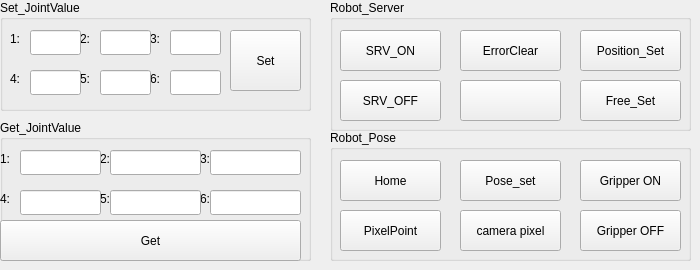
          <widget class="QWidget" name="tab_2">
           <attribute name="title">
            <string>Robot Setting</string>
           </attribute>
           <widget class="QGroupBox" name="groupBox_3">
            <property name="geometry">
             <rect>
              <x>330</x>
              <y>0</y>
              <width>361</width>
              <height>131</height>
             </rect>
            </property>
            <property name="title">
             <string>Robot_Server</string>
            </property>
            <widget class="QPushButton" name="btnSRV_ON">
             <property name="geometry">
              <rect>
               <x>10</x>
               <y>30</y>
               <width>101</width>
               <height>41</height>
              </rect>
             </property>
             <property name="text">
              <string>SRV_ON</string>
             </property>
            </widget>
            <widget class="QPushButton" name="btnSRV_OFF">
             <property name="geometry">
              <rect>
               <x>10</x>
               <y>80</y>
               <width>101</width>
               <height>41</height>
              </rect>
             </property>
             <property name="text">
              <string>SRV_OFF</string>
             </property>
            </widget>
            <widget class="QPushButton" name="btnPosition_Set">
             <property name="geometry">
              <rect>
               <x>250</x>
               <y>30</y>
               <width>101</width>
               <height>41</height>
              </rect>
             </property>
             <property name="text">
              <string>Position_Set</string>
             </property>
            </widget>
            <widget class="QPushButton" name="btnFree_Set">
             <property name="geometry">
              <rect>
               <x>250</x>
               <y>80</y>
               <width>101</width>
               <height>41</height>
              </rect>
             </property>
             <property name="text">
              <string>Free_Set</string>
             </property>
            </widget>
            <widget class="QPushButton" name="btnSRV_ErrorClear">
             <property name="geometry">
              <rect>
               <x>130</x>
               <y>30</y>
               <width>101</width>
               <height>41</height>
              </rect>
             </property>
             <property name="text">
              <string>ErrorClear</string>
             </property>
            </widget>
            <widget class="QPushButton" name="btnFree_Set_3">
             <property name="geometry">
              <rect>
               <x>130</x>
               <y>80</y>
               <width>101</width>
               <height>41</height>
              </rect>
             </property>
             <property name="text">
              <string/>
             </property>
            </widget>
           </widget>
           <widget class="QGroupBox" name="groupBox_4">
            <property name="geometry">
             <rect>
              <x>0</x>
              <y>0</y>
              <width>311</width>
              <height>111</height>
             </rect>
            </property>
            <property name="title">
             <string>Set_JointValue</string>
            </property>
            <widget class="QLabel" name="label_21">
             <property name="geometry">
              <rect>
               <x>150</x>
               <y>30</y>
               <width>21</width>
               <height>19</height>
              </rect>
             </property>
             <property name="frameShape">
              <enum>QFrame::NoFrame</enum>
             </property>
             <property name="frameShadow">
              <enum>QFrame::Raised</enum>
             </property>
             <property name="text">
              <string>&lt;html&gt;&lt;head/&gt;&lt;body&gt;&lt;p&gt;3:&lt;/p&gt;&lt;/body&gt;&lt;/html&gt;</string>
             </property>
            </widget>
            <widget class="QLabel" name="label_22">
             <property name="geometry">
              <rect>
               <x>10</x>
               <y>70</y>
               <width>21</width>
               <height>19</height>
              </rect>
             </property>
             <property name="frameShape">
              <enum>QFrame::NoFrame</enum>
             </property>
             <property name="frameShadow">
              <enum>QFrame::Raised</enum>
             </property>
             <property name="text">
              <string>&lt;html&gt;&lt;head/&gt;&lt;body&gt;&lt;p&gt;4:&lt;/p&gt;&lt;/body&gt;&lt;/html&gt;</string>
             </property>
            </widget>
            <widget class="QLineEdit" name="txtRobotSet_Jointvalue_3">
             <property name="geometry">
              <rect>
               <x>170</x>
               <y>30</y>
               <width>51</width>
               <height>25</height>
              </rect>
             </property>
             <property name="text">
              <string/>
             </property>
            </widget>
            <widget class="QLabel" name="label_23">
             <property name="geometry">
              <rect>
               <x>80</x>
               <y>30</y>
               <width>21</width>
               <height>19</height>
              </rect>
             </property>
             <property name="frameShape">
              <enum>QFrame::NoFrame</enum>
             </property>
             <property name="frameShadow">
              <enum>QFrame::Raised</enum>
             </property>
             <property name="text">
              <string>&lt;html&gt;&lt;head/&gt;&lt;body&gt;&lt;p&gt;2:&lt;/p&gt;&lt;/body&gt;&lt;/html&gt;</string>
             </property>
            </widget>
            <widget class="QLabel" name="label_24">
             <property name="geometry">
              <rect>
               <x>150</x>
               <y>70</y>
               <width>21</width>
               <height>19</height>
              </rect>
             </property>
             <property name="frameShape">
              <enum>QFrame::NoFrame</enum>
             </property>
             <property name="frameShadow">
              <enum>QFrame::Raised</enum>
             </property>
             <property name="text">
              <string>&lt;html&gt;&lt;head/&gt;&lt;body&gt;&lt;p&gt;6:&lt;/p&gt;&lt;/body&gt;&lt;/html&gt;</string>
             </property>
            </widget>
            <widget class="QLineEdit" name="txtRobotSet_Jointvalue_5">
             <property name="geometry">
              <rect>
               <x>100</x>
               <y>70</y>
               <width>51</width>
               <height>25</height>
              </rect>
             </property>
             <property name="text">
              <string/>
             </property>
            </widget>
            <widget class="QLabel" name="label_25">
             <property name="geometry">
              <rect>
               <x>80</x>
               <y>70</y>
               <width>21</width>
               <height>19</height>
              </rect>
             </property>
             <property name="frameShape">
              <enum>QFrame::NoFrame</enum>
             </property>
             <property name="frameShadow">
              <enum>QFrame::Raised</enum>
             </property>
             <property name="text">
              <string>&lt;html&gt;&lt;head/&gt;&lt;body&gt;&lt;p&gt;5:&lt;/p&gt;&lt;/body&gt;&lt;/html&gt;</string>
             </property>
            </widget>
            <widget class="QLineEdit" name="txtRobotSet_Jointvalue_1">
             <property name="geometry">
              <rect>
               <x>30</x>
               <y>30</y>
               <width>51</width>
               <height>25</height>
              </rect>
             </property>
             <property name="text">
              <string/>
             </property>
            </widget>
            <widget class="QLineEdit" name="txtRobotSet_Jointvalue_6">
             <property name="geometry">
              <rect>
               <x>170</x>
               <y>70</y>
               <width>51</width>
               <height>25</height>
              </rect>
             </property>
             <property name="text">
              <string/>
             </property>
            </widget>
            <widget class="QLineEdit" name="txtRobotSet_Jointvalue_2">
             <property name="geometry">
              <rect>
               <x>100</x>
               <y>30</y>
               <width>51</width>
               <height>25</height>
              </rect>
             </property>
             <property name="text">
              <string/>
             </property>
            </widget>
            <widget class="QLineEdit" name="txtRobotSet_Jointvalue_4">
             <property name="geometry">
              <rect>
               <x>30</x>
               <y>70</y>
               <width>51</width>
               <height>25</height>
              </rect>
             </property>
             <property name="text">
              <string/>
             </property>
            </widget>
            <widget class="QLabel" name="label_26">
             <property name="geometry">
              <rect>
               <x>10</x>
               <y>30</y>
               <width>21</width>
               <height>19</height>
              </rect>
             </property>
             <property name="frameShape">
              <enum>QFrame::NoFrame</enum>
             </property>
             <property name="frameShadow">
              <enum>QFrame::Raised</enum>
             </property>
             <property name="text">
              <string>&lt;html&gt;&lt;head/&gt;&lt;body&gt;&lt;p&gt;1:&lt;/p&gt;&lt;/body&gt;&lt;/html&gt;</string>
             </property>
            </widget>
            <widget class="QPushButton" name="btnRobot_SetJoint">
             <property name="geometry">
              <rect>
               <x>230</x>
               <y>30</y>
               <width>71</width>
               <height>61</height>
              </rect>
             </property>
             <property name="text">
              <string>Set</string>
             </property>
            </widget>
           </widget>
           <widget class="QGroupBox" name="groupBox_5">
            <property name="geometry">
             <rect>
              <x>0</x>
              <y>120</y>
              <width>311</width>
              <height>141</height>
             </rect>
            </property>
            <property name="title">
             <string>Get_JointValue</string>
            </property>
            <widget class="QLabel" name="label_27">
             <property name="geometry">
              <rect>
               <x>200</x>
               <y>30</y>
               <width>21</width>
               <height>19</height>
              </rect>
             </property>
             <property name="frameShape">
              <enum>QFrame::NoFrame</enum>
             </property>
             <property name="frameShadow">
              <enum>QFrame::Raised</enum>
             </property>
             <property name="text">
              <string>&lt;html&gt;&lt;head/&gt;&lt;body&gt;&lt;p&gt;3:&lt;/p&gt;&lt;/body&gt;&lt;/html&gt;</string>
             </property>
            </widget>
            <widget class="QLabel" name="label_28">
             <property name="geometry">
              <rect>
               <x>0</x>
               <y>70</y>
               <width>21</width>
               <height>19</height>
              </rect>
             </property>
             <property name="frameShape">
              <enum>QFrame::NoFrame</enum>
             </property>
             <property name="frameShadow">
              <enum>QFrame::Raised</enum>
             </property>
             <property name="text">
              <string>&lt;html&gt;&lt;head/&gt;&lt;body&gt;&lt;p&gt;4:&lt;/p&gt;&lt;/body&gt;&lt;/html&gt;</string>
             </property>
            </widget>
            <widget class="QLineEdit" name="txtRobotGet_Jointvalue_3">
             <property name="geometry">
              <rect>
               <x>210</x>
               <y>30</y>
               <width>91</width>
               <height>25</height>
              </rect>
             </property>
             <property name="text">
              <string/>
             </property>
            </widget>
            <widget class="QLabel" name="label_29">
             <property name="geometry">
              <rect>
               <x>100</x>
               <y>30</y>
               <width>21</width>
               <height>19</height>
              </rect>
             </property>
             <property name="frameShape">
              <enum>QFrame::NoFrame</enum>
             </property>
             <property name="frameShadow">
              <enum>QFrame::Raised</enum>
             </property>
             <property name="text">
              <string>&lt;html&gt;&lt;head/&gt;&lt;body&gt;&lt;p&gt;2:&lt;/p&gt;&lt;/body&gt;&lt;/html&gt;</string>
             </property>
            </widget>
            <widget class="QLabel" name="label_30">
             <property name="geometry">
              <rect>
               <x>200</x>
               <y>70</y>
               <width>21</width>
               <height>19</height>
              </rect>
             </property>
             <property name="frameShape">
              <enum>QFrame::NoFrame</enum>
             </property>
             <property name="frameShadow">
              <enum>QFrame::Raised</enum>
             </property>
             <property name="text">
              <string>&lt;html&gt;&lt;head/&gt;&lt;body&gt;&lt;p&gt;6:&lt;/p&gt;&lt;/body&gt;&lt;/html&gt;</string>
             </property>
            </widget>
            <widget class="QLineEdit" name="txtRobotGet_Jointvalue_5">
             <property name="geometry">
              <rect>
               <x>110</x>
               <y>70</y>
               <width>91</width>
               <height>25</height>
              </rect>
             </property>
             <property name="text">
              <string/>
             </property>
            </widget>
            <widget class="QLabel" name="label_31">
             <property name="geometry">
              <rect>
               <x>100</x>
               <y>70</y>
               <width>21</width>
               <height>19</height>
              </rect>
             </property>
             <property name="frameShape">
              <enum>QFrame::NoFrame</enum>
             </property>
             <property name="frameShadow">
              <enum>QFrame::Raised</enum>
             </property>
             <property name="text">
              <string>&lt;html&gt;&lt;head/&gt;&lt;body&gt;&lt;p&gt;5:&lt;/p&gt;&lt;/body&gt;&lt;/html&gt;</string>
             </property>
            </widget>
            <widget class="QLineEdit" name="txtRobotGet_Jointvalue_1">
             <property name="geometry">
              <rect>
               <x>20</x>
               <y>30</y>
               <width>81</width>
               <height>25</height>
              </rect>
             </property>
             <property name="text">
              <string/>
             </property>
            </widget>
            <widget class="QLineEdit" name="txtRobotGet_Jointvalue_6">
             <property name="geometry">
              <rect>
               <x>210</x>
               <y>70</y>
               <width>91</width>
               <height>25</height>
              </rect>
             </property>
             <property name="text">
              <string/>
             </property>
            </widget>
            <widget class="QLineEdit" name="txtRobotGet_Jointvalue_2">
             <property name="geometry">
              <rect>
               <x>110</x>
               <y>30</y>
               <width>91</width>
               <height>25</height>
              </rect>
             </property>
             <property name="text">
              <string/>
             </property>
            </widget>
            <widget class="QLineEdit" name="txtRobotGet_Jointvalue_4">
             <property name="geometry">
              <rect>
               <x>20</x>
               <y>70</y>
               <width>81</width>
               <height>25</height>
              </rect>
             </property>
             <property name="text">
              <string/>
             </property>
            </widget>
            <widget class="QLabel" name="label_32">
             <property name="geometry">
              <rect>
               <x>0</x>
               <y>30</y>
               <width>21</width>
               <height>19</height>
              </rect>
             </property>
             <property name="frameShape">
              <enum>QFrame::NoFrame</enum>
             </property>
             <property name="frameShadow">
              <enum>QFrame::Raised</enum>
             </property>
             <property name="text">
              <string>&lt;html&gt;&lt;head/&gt;&lt;body&gt;&lt;p&gt;1:&lt;/p&gt;&lt;/body&gt;&lt;/html&gt;</string>
             </property>
            </widget>
            <widget class="QPushButton" name="btnRobot_GetJoint">
             <property name="geometry">
              <rect>
               <x>0</x>
               <y>100</y>
               <width>301</width>
               <height>41</height>
              </rect>
             </property>
             <property name="text">
              <string>Get</string>
             </property>
            </widget>
           </widget>
           <widget class="QGroupBox" name="groupBox_6">
            <property name="geometry">
             <rect>
              <x>330</x>
              <y>130</y>
              <width>361</width>
              <height>131</height>
             </rect>
            </property>
            <property name="title">
             <string>Robot_Pose</string>
            </property>
            <widget class="QPushButton" name="btnHomming">
             <property name="geometry">
              <rect>
               <x>10</x>
               <y>30</y>
               <width>101</width>
               <height>41</height>
              </rect>
             </property>
             <property name="text">
              <string>Home</string>
             </property>
            </widget>
            <widget class="QPushButton" name="btnMoveToPixelPoint">
             <property name="geometry">
              <rect>
               <x>10</x>
               <y>80</y>
               <width>101</width>
               <height>41</height>
              </rect>
             </property>
             <property name="text">
              <string>PixelPoint</string>
             </property>
            </widget>
            <widget class="QPushButton" name="btnDetectPose">
             <property name="geometry">
              <rect>
               <x>130</x>
               <y>30</y>
               <width>101</width>
               <height>41</height>
              </rect>
             </property>
             <property name="text">
              <string>Pose_set</string>
             </property>
            </widget>
            <widget class="QPushButton" name="btnpixel_check">
             <property name="geometry">
              <rect>
               <x>130</x>
               <y>80</y>
               <width>101</width>
               <height>41</height>
              </rect>
             </property>
             <property name="text">
              <string>camera pixel</string>
             </property>
            </widget>
            <widget class="QPushButton" name="btnGPIO_ON">
             <property name="geometry">
              <rect>
               <x>250</x>
               <y>30</y>
               <width>101</width>
               <height>41</height>
              </rect>
             </property>
             <property name="text">
              <string>Gripper ON</string>
             </property>
            </widget>
            <widget class="QPushButton" name="btnGPIO_OFF">
             <property name="geometry">
              <rect>
               <x>250</x>
               <y>80</y>
               <width>101</width>
               <height>41</height>
              </rect>
             </property>
             <property name="text">
              <string>Gripper OFF</string>
             </property>
            </widget>
           </widget>
          </widget>
